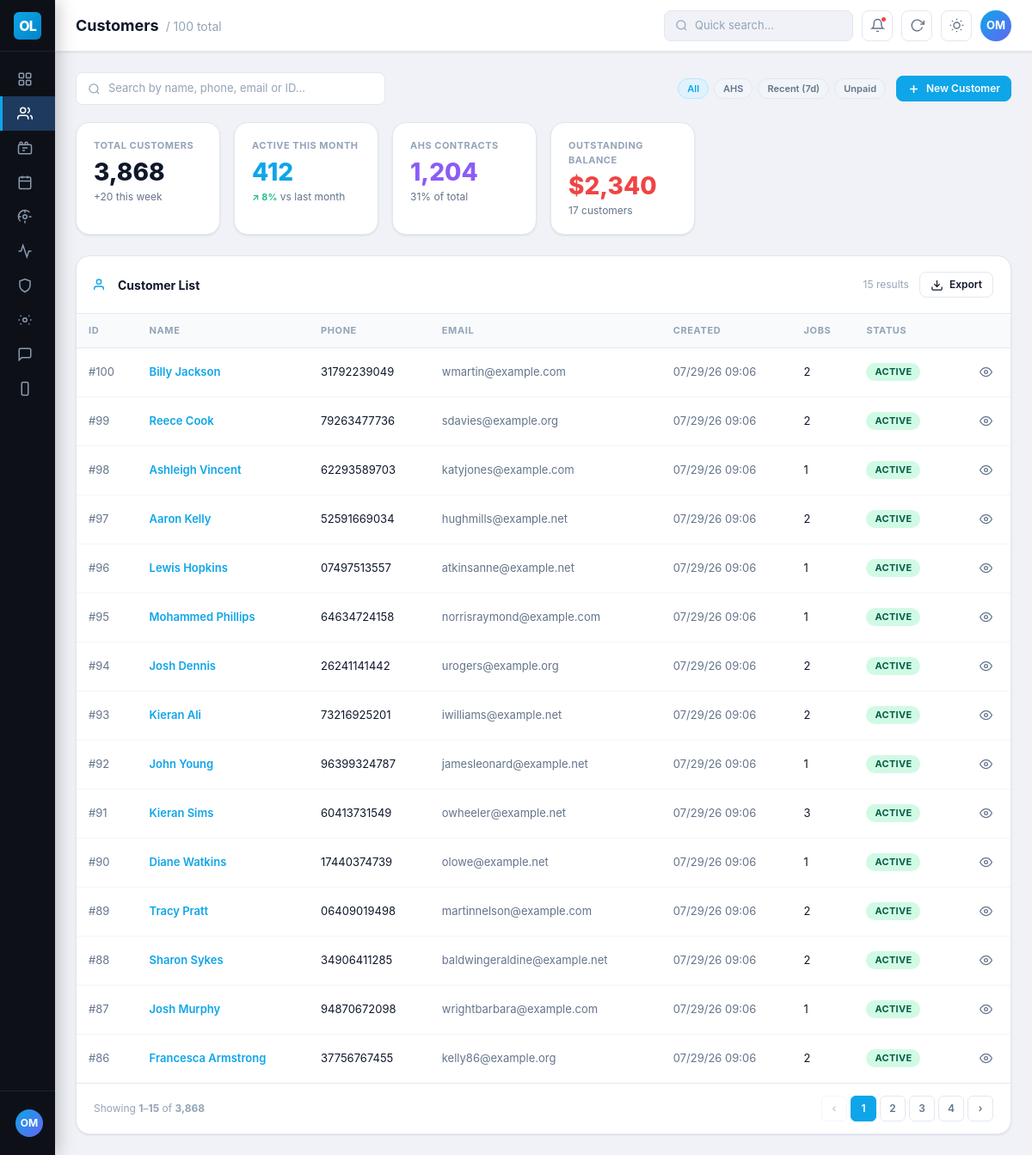
The app's page /, older data.
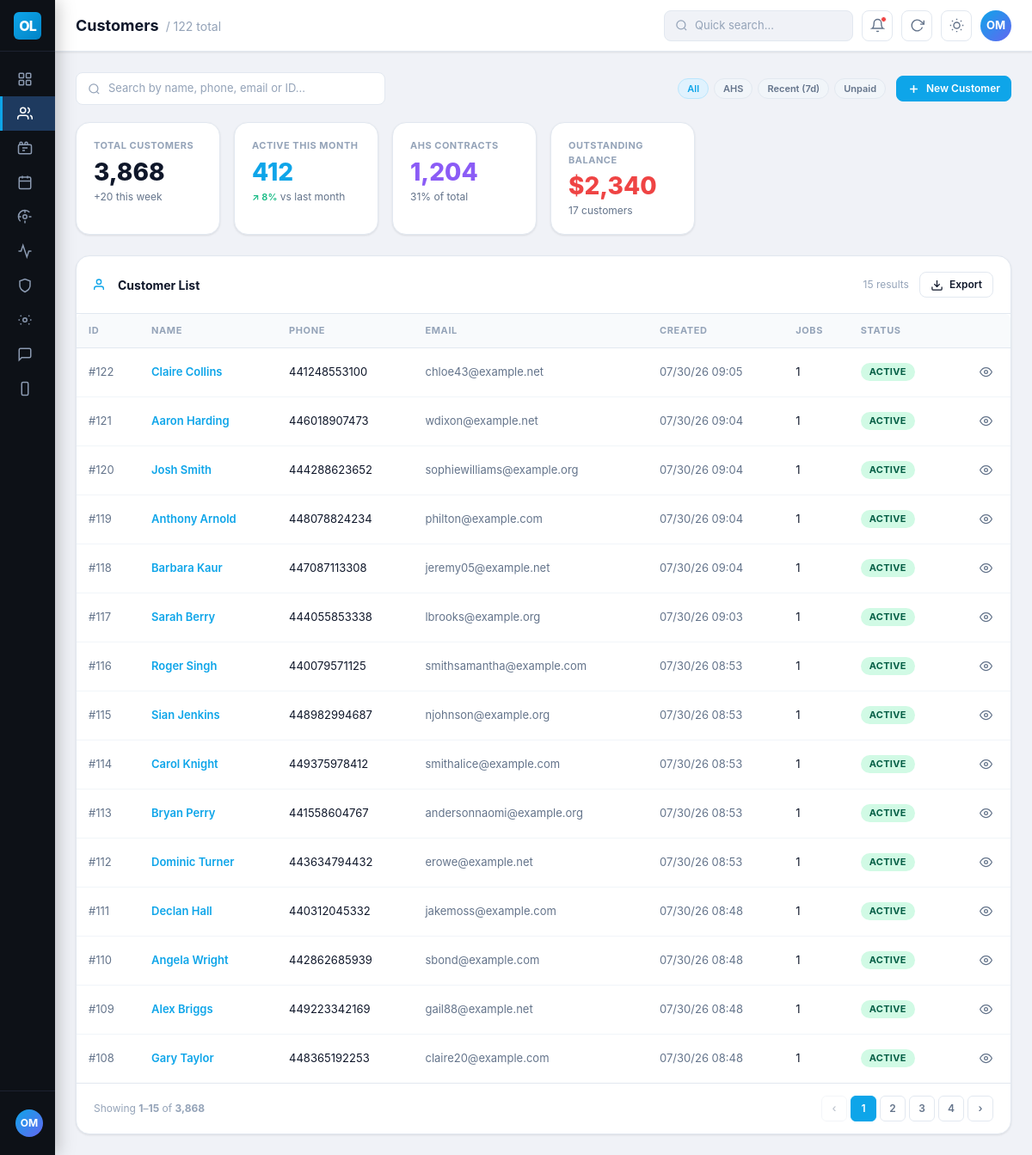
The same page, newer data.
### ops_app/models.py (models this page shows, shortened)
class Customer(models.Model):
    first_name = models.CharField(max_length=255)
    last_name = models.CharField(max_length=255)
    full_name = models.CharField(max_length=255)
    customer_id = models.CharField(max_length=50, blank=True, null=True)
    extracted_id = models.CharField(max_length=50, blank=True, null=True)
    invoice_id = models.CharField(max_length=50, blank=True, null=True)
    tech_id = models.CharField(max_length=50, blank=True, null=True)
    auth_url = models.TextField(blank=True, null=True)
    second_auth_url = models.TextField(blank=True, null=True)
    first_phone = models.CharField(max_length=50, blank=True, null=True)
    the_second_phone = models.CharField(max_length=50, blank=True, null=True)
    secondary_contact = models.CharField(max_length=300, blank=True, null=True)
    message_to_number = models.CharField(max_length=300, blank=True, null=True)
    invoice_id = models.CharField(max_length=50, blank=True, null=True)
    email = models.EmailField(blank=True, null=True)
    address = models.CharField(max_length=300, blank=True, null=True)
    unit = models.CharField(max_length=300, blank=True, null=True)
    city = models.CharField(max_length=50, blank=True, null=True)
    state = models.CharField(max_length=50, blank=True, null=True)
    zip_code = models.CharField(max_length=50, blank=True, null=True)
    location_id = models.CharField(max_length=50, blank=True, null=True)
    latitude = models.FloatField(null=True, blank=True)
    longitude = models.FloatField(null=True, blank=True)
    job_id = models.CharField(max_length=50, blank=True, null=True)
    order_id_1 = models.CharField(max_length=255, blank=True, null=True)
    order_id_2 = models.CharField(max_length=255, blank=True, null=True)
    order_id_3 = models.CharField(max_length=255, blank=True, null=True)
    tracking_id_1 = models.CharField(max_length=255, blank=True, null=True)
    track_1_scanned = models.BooleanField(default=False)
    one_last_scanned = models.BooleanField(default=False)
    tracking_id_2 = models.CharField(max_length=255, blank=True, null=True)
    track_2_scanned = models.BooleanField(default=False)
    two_last_scanned = models.BooleanField(default=False)
    tracking_id_3 = models.CharField(max_length=255, blank=True, null=True)
    track_3_scanned = models.BooleanField(default=False)
    three_last_scanned = models.BooleanField(default=False)
    total_item = models.TextField(blank=True, null=True)
    customer_notes = models.TextField(blank=True, null=True)
    scanned = models.BooleanField(default=False)
    scanned_date = models.DateTimeField(auto_now_add=True)
    provider = models.CharField(max_length=50, blank=True, null=True)
    type = models.CharField(max_length=50, blank=True, null=True)
    date_added = models.DateTimeField(auto_now_add=True)
    @property
    def formatted_phone(self):
        if not self.first_phone:
            return ""
        x_str = str(self.first_phone)
        if len(x_str) == 10:
            return f"({x_str[:3]}) {x_str[3:6]}-{x_str[6:]}"
        return self.first_phone

### ops_app/views.py (the view)
# urls.py: path('', views.list_customers, name='customers'),
def list_customers(request):
    customers = Customer.objects.all().order_by("-id")[:15]
    customer_count = Customer.objects.count()
    context={
    	"customers":customers,
    	"customer_count":customer_count
    }
    return render(request, "customer/customer_list.html", context)

### ops_app/templates/customer/customer_list.html (shortened to what the changed rows need)
<!DOCTYPE html>
{% load static %}
<html lang="en">
<head>
  <link rel="stylesheet" href="{% static 'css/app.css' %}">
</head>
<body>
<div class="app-layout">
  <div class="main-content">
    <div id="topbar-mount"></div>
    <main class="page">
      <div class="filter-bar">
      </div>
      <div class="stats-row">
      </div>
      <div class="card">
        <div style="overflow-x:auto">
          <table class="data-table">
            <thead>
              <tr>
                <th>ID</th>
                <th>Name</th>
                <th>Phone</th>
                <th>Email</th>
                <th>Created</th>
                <th>Jobs</th>
                <th>Status</th>
                <th></th>
              </tr>
            </thead>
            <tbody id="customers-tbody">
                {% for c in customers %}
                <tr>
                    <td class="td-muted">#{{ c.id }}</td>
                    <td>
                        <a href="{% url 'customer_details' c.id %}" class="td-link">
                            {{ c.full_name }}
                        </a>
                    </td>
                    <td>{{ c.formatted_phone }}</td>
                    <td class="td-muted">
                        {{ c.email|default:"-" }}
                    </td>
                    <td class="td-muted">
                        {{ c.date_added|date:"m/d/y H:i" }}
                    </td>
                    <td>{{ c.jobs.count }}</td>
                    <td>
                        {% if c.is_unpaid %}
                            <span class="badge badge-unpaid">UNPAID</span>
                        {% else %}
                            <span class="badge badge-active">ACTIVE</span>
                        {% endif %}
                    </td>
                    <td style="text-align:right">
                        <button
                            class="btn btn-ghost btn-sm btn-icon"
                            onclick="location.href='{% url 'customer_details' c.id %}'">
                            <svg viewBox="0 0 24 24" fill="none" stroke="currentColor" stroke-width="2">
                                <path d="M1 12s4-8 11-8 11 8 11 8-4 8-11 8-11-8-11-8z"/>
                                <circle cx="12" cy="12" r="3"/>
                            </svg>
                        </button>
                    </td>
                </tr>
                {% empty %}
                <tr>
                    <td colspan="8" style="text-align:center;padding:30px;">
                        No customers found.
                    </td>
                </tr>
                {% endfor %}
            </tbody>
          </table>
        </div>
      </div>
    </main>
  </div>
</div>
</body>
</html>

Row changes from the older to the newer data that the page shows:
no longer on this page (row unchanged): Customer: id "100", full_name "Billy Jackson", formatted_phone "31792239049", email "wmartin@example.com", date_added "07/29/26 09:06", jobs.count "2"
no longer on this page (row unchanged): Customer: id "99", full_name "Reece Cook", formatted_phone "79263477736", email "sdavies@example.org", date_added "07/29/26 09:06", jobs.count "2"
no longer on this page (row unchanged): Customer: id "98", full_name "Ashleigh Vincent", formatted_phone "62293589703", email "katyjones@example.com", date_added "07/29/26 09:06", jobs.count "1"
no longer on this page (row unchanged): Customer: id "97", full_name "Aaron Kelly", formatted_phone "52591669034", email "hughmills@example.net", date_added "07/29/26 09:06", jobs.count "2"
no longer on this page (row unchanged): Customer: id "96", full_name "Lewis Hopkins", formatted_phone "07497513557", email "atkinsanne@example.net", date_added "07/29/26 09:06", jobs.count "1"
no longer on this page (row unchanged): Customer: id "95", full_name "Mohammed Phillips", formatted_phone "64634724158", email "norrisraymond@example.com", date_added "07/29/26 09:06", jobs.count "1"
no longer on this page (row unchanged): Customer: id "94", full_name "Josh Dennis", formatted_phone "26241141442", email "urogers@example.org", date_added "07/29/26 09:06", jobs.count "2"
no longer on this page (row unchanged): Customer: id "93", full_name "Kieran Ali", formatted_phone "73216925201", email "iwilliams@example.net", date_added "07/29/26 09:06", jobs.count "2"
no longer on this page (row unchanged): Customer: id "92", full_name "John Young", formatted_phone "96399324787", email "jamesleonard@example.net", date_added "07/29/26 09:06", jobs.count "1"
no longer on this page (row unchanged): Customer: id "91", full_name "Kieran Sims", formatted_phone "60413731549", email "owheeler@example.net", date_added "07/29/26 09:06", jobs.count "3"
no longer on this page (row unchanged): Customer: id "90", full_name "Diane Watkins", formatted_phone "17440374739", email "olowe@example.net", date_added "07/29/26 09:06", jobs.count "1"
no longer on this page (row unchanged): Customer: id "89", full_name "Tracy Pratt", formatted_phone "06409019498", email "martinnelson@example.com", date_added "07/29/26 09:06", jobs.count "2"
no longer on this page (row unchanged): Customer: id "88", full_name "Sharon Sykes", formatted_phone "34906411285", email "baldwingeraldine@example.net", date_added "07/29/26 09:06", jobs.count "2"
no longer on this page (row unchanged): Customer: id "87", full_name "Josh Murphy", formatted_phone "94870672098", email "wrightbarbara@example.com", date_added "07/29/26 09:06", jobs.count "1"
no longer on this page (row unchanged): Customer: id "86", full_name "Francesca Armstrong", formatted_phone "37756767455", email "kelly86@example.org", date_added "07/29/26 09:06", jobs.count "2"
added Customer: id "122", full_name "Claire Collins", formatted_phone "441248553100", email "chloe43@example.net", date_added "07/30/26 09:05", jobs.count "1"
added Customer: id "121", full_name "Aaron Harding", formatted_phone "446018907473", email "wdixon@example.net", date_added "07/30/26 09:04", jobs.count "1"
added Customer: id "120", full_name "Josh Smith", formatted_phone "444288623652", email "sophiewilliams@example.org", date_added "07/30/26 09:04", jobs.count "1"
added Customer: id "119", full_name "Anthony Arnold", formatted_phone "448078824234", email "philton@example.com", date_added "07/30/26 09:04", jobs.count "1"
added Customer: id "118", full_name "Barbara Kaur", formatted_phone "447087113308", email "jeremy05@example.net", date_added "07/30/26 09:04", jobs.count "1"
added Customer: id "117", full_name "Sarah Berry", formatted_phone "444055853338", email "lbrooks@example.org", date_added "07/30/26 09:03", jobs.count "1"
added Customer: id "116", full_name "Roger Singh", formatted_phone "440079571125", email "smithsamantha@example.com", date_added "07/30/26 08:53", jobs.count "1"
added Customer: id "115", full_name "Sian Jenkins", formatted_phone "448982994687", email "njohnson@example.org", date_added "07/30/26 08:53", jobs.count "1"
added Customer: id "114", full_name "Carol Knight", formatted_phone "449375978412", email "smithalice@example.com", date_added "07/30/26 08:53", jobs.count "1"
added Customer: id "113", full_name "Bryan Perry", formatted_phone "441558604767", email "andersonnaomi@example.org", date_added "07/30/26 08:53", jobs.count "1"
added Customer: id "112", full_name "Dominic Turner", formatted_phone "443634794432", email "erowe@example.net", date_added "07/30/26 08:53", jobs.count "1"
added Customer: id "111", full_name "Declan Hall", formatted_phone "440312045332", email "jakemoss@example.com", date_added "07/30/26 08:48", jobs.count "1"
added Customer: id "110", full_name "Angela Wright", formatted_phone "442862685939", email "sbond@example.com", date_added "07/30/26 08:48", jobs.count "1"
added Customer: id "109", full_name "Alex Briggs", formatted_phone "449223342169", email "gail88@example.net", date_added "07/30/26 08:48", jobs.count "1"
added Customer: id "108", full_name "Gary Taylor", formatted_phone "448365192253", email "claire20@example.com", date_added "07/30/26 08:48", jobs.count "1"
Text that changed along with them:
text written by a page script: "Customers / 100 total OM" → "Customers / 122 total OM"
